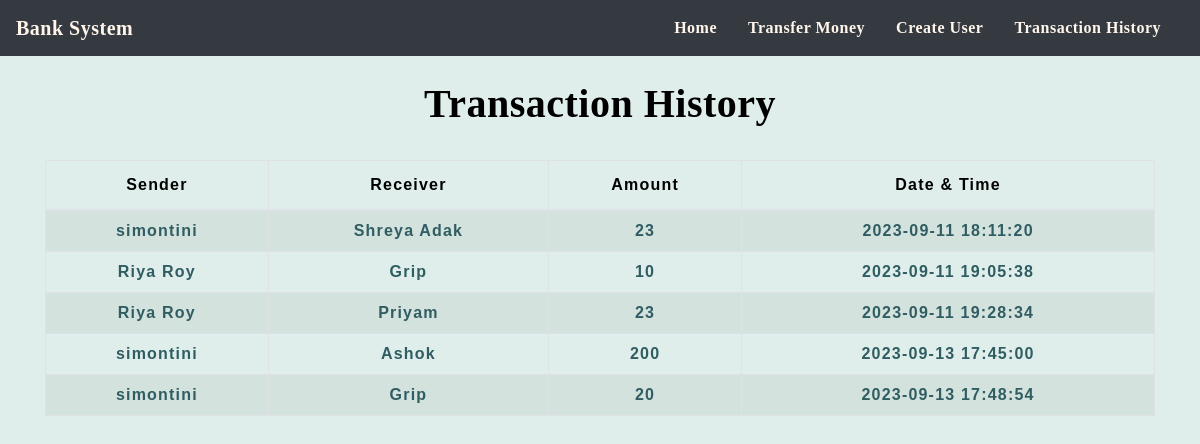
The page /transactionhistory.php on the database its author committed.
### tables this page shows
CREATE TABLE `transaction` (
  `sno` int(15) NOT NULL,
  `sender` varchar(20) NOT NULL,
  `receiver` varchar(20) NOT NULL,
  `balance` float NOT NULL,
  `datetime` timestamp NOT NULL DEFAULT current_timestamp() ON UPDATE current_timestamp()
);

### transactionhistory.php (the view, shortened to what this page needs)
<!DOCTYPE html>
<html lang="en">
<head>
    <link rel="stylesheet" href="https://stackpath.bootstrapcdn.com/bootstrap/4.5.2/css/bootstrap.min.css">
    <link rel="stylesheet" type="text/css" href="css/table.css">
    <link rel="stylesheet" type="text/css" href="css/navbar.css">
</head>
<body style="background-color : #DFEEEA;">
<?php
  include 'navbar.php';
?>
	<div class="container">
        <h2 class="text-center pt-4" style="color : black; font-weight: bolder; font-family: 'Sacramento', cursive;">Transaction History</h2>
       <br>
       <div class="table-responsive-sm">
    <table class="table table-hover table-striped table-condensed table-bordered">
        <thead style="color : black; ">
            <tr>
                <th class="text-center">Sender</th>
                <th class="text-center">Receiver</th>
                <th class="text-center">Amount</th>
                <th class="text-center">Date & Time</th>
            </tr>
        </thead>
        <tbody>
        <?php
            include 'config.php';
            $sql ="select * from transaction";
            $query =mysqli_query($conn, $sql);
            while($rows = mysqli_fetch_assoc($query))
            {
        ?>
            <tr style="color : black;">
            <td class="py-2" style="color : #2F5D62; font-weight: bolder;"><?php echo $rows['sender']; ?></td>
            <td class="py-2" style="color : #2F5D62; font-weight: bolder;"><?php echo $rows['receiver']; ?></td>
            <td class="py-2" style="color : #2F5D62; font-weight: bolder;"><?php echo $rows['balance']; ?> </td>
            <td class="py-2" style="color : #2F5D62; font-weight: bolder;"><?php echo $rows['datetime']; ?> </td>
        <?php
            }
        ?>
        </tbody>
    </table>
    </div>
</div>
</body>
</html>

### navbar.php (shortened to what this page needs)
<nav class="navbar navbar-expand-md navbar-light bg-dark ">
<a class="navbar-brand" href="index.php" style="color : #FFF5EB;"><b style="font-family: cursive;">Bank System</b></a>
<div class="collapse navbar-collapse" id="collapsibleNavbar">
      <ul class="navbar-nav ml-auto ">
        <li class="nav-item ">
          <a class="nav-link" href="index.php" style="color : #FFF5EB; "><b style="font-family: cursive;">Home</b></a>
        </li>
        <li class="nav-item">
          <a class="nav-link" href="transfermoney.php"  style="color : #FFF5EB; "><b style="font-family: cursive;">Transfer Money</b></a>
        </li>
        <li class="nav-item">
          <a class="nav-link" href="createuser.php" style="color : #FFF5EB;"><b style="font-family: cursive;"> Create User</b></a>
        </li>
        <li class="nav-item">
          <a class="nav-link" href="transactionhistory.php" style="color : #FFF5EB;"><b style="font-family: cursive;">Transaction History</b></a>
        </li>
    </div>
 </nav>

### css/table.css (style rules this page uses)
* { padding: 0; margin: 0; box-sizing: border-box; font-family: sans-serif; }
h2 { font-size: 40px; }
table { letter-spacing: 1.2px; }
td { text-align: center; }

### css/navbar.css (style rules this page uses)
.nav-link { margin-right: 15px; color:#0e454b; letter-spacing: 0.5px; transition: 0.5s; }
.navbar-brand { color: #bf3434; letter-spacing: 0.5px; }
h2 { color: #05e688; letter-spacing: 0.5px; font-family: raleway; }

### rows shown on the page
transaction: sender "simontini", receiver "Shreya Adak", balance "23", datetime "2023-09-11 18:11:20"
transaction: sender "Riya Roy", receiver "Grip", balance "10", datetime "2023-09-11 19:05:38"
transaction: sender "Riya Roy", receiver "Priyam", balance "23", datetime "2023-09-11 19:28:34"
transaction: sender "simontini", receiver "Ashok", balance "200", datetime "2023-09-13 17:45:00"
transaction: sender "simontini", receiver "Grip", balance "20", datetime "2023-09-13 17:48:54"
